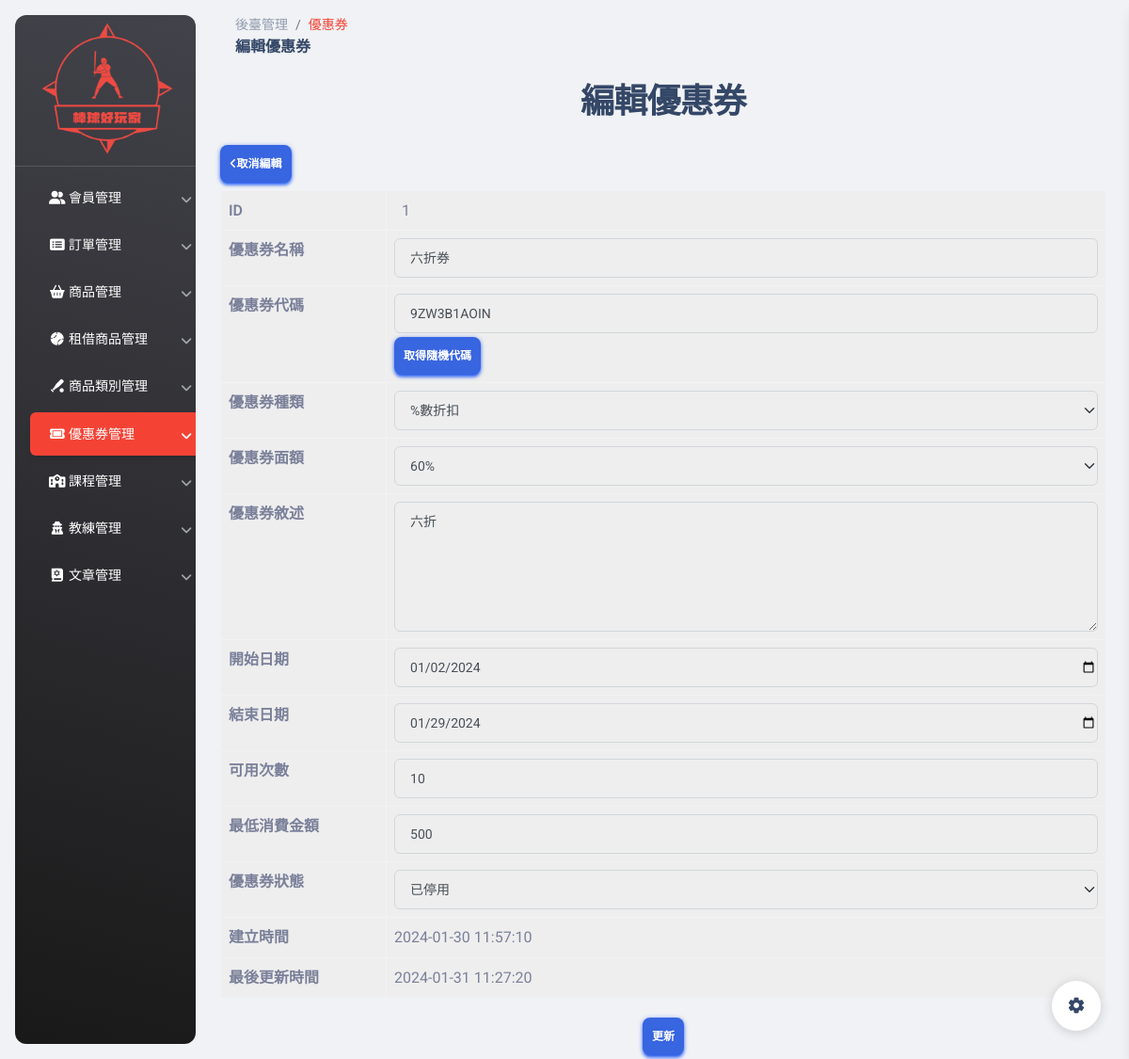
Page /pages/coupon-edit.php?id=1 on the committed database.
### tables this page shows
CREATE TABLE `coupon` (
  `id` int(3) NOT NULL,
  `name` varchar(255) NOT NULL,
  `description` varchar(255) NOT NULL,
  `option` varchar(30) NOT NULL,
  `time_start` date NOT NULL,
  `time_end` date NOT NULL,
  `discount` float NOT NULL,
  `coding` varchar(255) NOT NULL,
  `use_time` int(10) NOT NULL,
  `use_restrict` int(10) NOT NULL,
  `use_condition` varchar(20) NOT NULL,
  `update_time` datetime DEFAULT NULL,
  `created_at` datetime NOT NULL,
  `valid` int(1) NOT NULL
);

### pages/coupon-edit.php (the view, shortened to what this page needs)
<?php
$id = $_GET["id"];
require_once("./db_connect.php");
$sql = "SELECT * FROM coupon where id = $id and valid=1";
$result = $conn->query($sql);
$row = $result->fetch_assoc();
?>
<!DOCTYPE html>
<html lang="en">
<head>
  <link href="../assets/css/nucleo-icons.css" rel="stylesheet" />
  <link href="../assets/css/nucleo-svg.css" rel="stylesheet" />
  <link id="pagestyle" href="../assets/css/material-dashboard.css?v=3.0.0" rel="stylesheet" />
  <link rel="stylesheet" href="https://cdnjs.cloudflare.com/ajax/libs/font-awesome/6.5.1/css/all.min.css" />
  <link href="../assets/css/ader.css" rel="stylesheet" />
</head>
<body class="g-sidenav-show  bg-gray-200">
  <aside class="sidenav navbar navbar-vertical navbar-expand-xs border-0 border-radius-xl my-3 fixed-start ms-3   bg-gradient-dark" id="sidenav-main">
    <div class="sidenav-header">
      <img src=" ../assets/img/logo(5-3).png" class="navbar-brand-img h-100" alt="main_logo" usemap="#workmap">
    </div>
    <hr class="horizontal light mt-0 mb-2">
    <div class="collapse navbar-collapse  w-auto  max-height-vh-100" id="sidenav-collapse-main">
      <ul class="navbar-nav accordion" id="accordionExample">
        <li class="nav-item accordion-item">
          <div class="accordion-header">
            <button class="nav-link text-white accordion-button collapsed" type="button" data-bs-toggle="collapse" data-bs-target="#collapseOne" aria-expanded="false" aria-controls="collapseOne">
              <span class="nav-link-text ms-1"><i class="fa-solid fa-user-group fa-fw"></i> 會員管理</span>
            </button>
          </div>
        </li>
        <li class="nav-item accordion-item">
          <div class="accordion-header">
            <button class="nav-link text-white accordion-button collapsed" type="button" data-bs-toggle="collapse" data-bs-target="#collapseTwo" aria-expanded="false" aria-controls="collapseTwo">
              <span class="nav-link-text ms-1"><i class="fa-solid fa-rectangle-list fa-fw"></i> 訂單管理</span>
            </button>
          </div>
        </li>
        <li class="nav-item accordion-item">
          <div class="accordion-header">
            <button class="nav-link text-white accordion-button collapsed " type="button" data-bs-toggle="collapse" data-bs-target="#collapse8" aria-expanded="false" aria-controls="collapse8">
              <span class="nav-link-text ms-1"><i class="fa-solid fa-basket-shopping fa-fw"></i> 商品管理</span>
            </button>
          </div>
        </li>
        <li class="nav-item accordion-item">
          <div class="accordion-header  ">
            <button class="nav-link text-white accordion-button collapsed" type="button" data-bs-toggle="collapse" data-bs-target="#collapse3" aria-expanded="false" aria-controls="collapse3">
              <span class="nav-link-text ms-1"><i class="fa-solid fa-baseball fa-fw"></i> 租借商品管理</span>
            </button>
          </div>
        </li>
        <li class="nav-item accordion-item">
          <div class="accordion-header">
            <button class="nav-link text-white accordion-button collapsed " type="button" data-bs-toggle="collapse" data-bs-target="#collapse4" aria-expanded="false" aria-controls="collapse4">
              <span class="nav-link-text ms-1"><i class="fa-solid fa-baseball-bat-ball fa-fw"></i> 商品類別管理</span>
            </button>
          </div>
        </li>
        <li class="nav-item accordion-item">
          <div class="accordion-header">
            <button class="nav-link text-white accordion-button collapsed active bg-gradient-primary" type="button" data-bs-toggle="collapse" data-bs-target="#collapse5" aria-expanded="false" aria-controls="collapse5">
              <span class="nav-link-text ms-1"><i class="fa-solid fa-ticket fa-fw"></i> 優惠券管理</span>
            </button>
          </div>
        </li>
        <li class="nav-item accordion-item">
          <div class="accordion-header">
            <button class="nav-link text-white accordion-button collapsed " type="button" data-bs-toggle="collapse" data-bs-target="#collapse6" aria-expanded="false" aria-controls="collapse6">
              <span class="nav-link-text ms-1"><i class="fa-solid fa-school fa-fw"></i> 課程管理</span>
            </button>
          </div>
        </li>
        <li class="nav-item accordion-item">
          <div class="accordion-header">
            <button class="nav-link text-white accordion-button collapsed " type="button" data-bs-toggle="collapse" data-bs-target="#collapse9" aria-expanded="false" aria-controls="collapse9">
              <span class="nav-link-text ms-1"><i class="fa-solid fa-user-secret fa-fw"></i> 教練管理</span>
            </button>
          </div>
        </li>
        <li class="nav-item accordion-item">
          <div class="accordion-header">
            <button class="nav-link text-white accordion-button collapsed " type="button" data-bs-toggle="collapse" data-bs-target="#collapse7" aria-expanded="false" aria-controls="collapse7">
              <span class="nav-link-text ms-1"><i class="fa-solid fa-book-tanakh fa-fw"></i> 文章管理</span>
            </button>
          </div>
        </li>
      </ul>
    </div>
  </aside>
  <main class="main-content position-relative max-height-vh-100 h-100 border-radius-lg ">
    <nav class="navbar navbar-main navbar-expand-lg px-0 mx-4 shadow-none border-radius-xl" id="navbarBlur" navbar-scroll="true">
      <div class="container-fluid py-1 px-3">
        <nav aria-label="breadcrumb">
          <ol class="breadcrumb bg-transparent mb-0 pb-0 pt-1 px-0 me-sm-6 me-5">
            <li class="breadcrumb-item text-sm"><a class="opacity-5 text-dark" href="./firststage.php">後臺管理</a></li>
            <li class="breadcrumb-item text-sm text-dark active" aria-current="page">優惠券</li>
          </ol>
          <h6 class="font-weight-bolder mb-0">編輯優惠券</h6>
        </nav>
      </div>
    </nav>
    <div class="container">
      <form action="couponEdit.php" class="needs-validation" novalidate>
        <div class="py-2">
          <h2 class="text-center">編輯優惠券</h2>
        </div>
        <div class="py-2">
          <a type="button" class="btn btn-primary" href="./coupon-detail.php?id=<?= $row["id"] ?>"><i class="fa-solid fa-angle-left"></i>取消編輯</a>
        </div>
        <table class="table table-bordered">
          <tr>
            <th>ID</th>
            <td class="ps-3"><?= $row["id"] ?></td>
          </tr>
          <tr>
            <th>優惠券名稱</th>
            <td><input type="text" class="form-control ps-3" name="name" value="<?= $row["name"] ?>" required>
            </td>
          </tr>
          <tr>
            <th>優惠券代碼</th>
            <td><input type="text" class="form-control ps-3" name="coding" id="coding" minlength="10" value="<?= $row["coding"] ?>" required>
              <button type="button" class="btn btn-primary mt-1" id="btnRandom">取得隨機代碼</button>
            </td>
          </tr>
          <tr>
            <th>優惠券種類</th>
            <td><select class="form-select ps-3" name="option" id="option">
                <option value="%數折扣" id="percent" <?php
                                                  if ($row["option"] == "%數折扣") {
                                                    echo "selected";
                                                  }
                                                  ?>>%數折扣</option>
              </select></td>
          </tr>
          <tr>
            <th>優惠券面額</th>
            <td>
              <div id="option-detail-percent" <?php if ($row["option"] == "金額折扣") {
                                                echo "style=display:none";
                                              } ?>>
                <select class="form-select ps-3" name="option-detail" id="percent-detail">
                  <option value="0.6" <?php if ($row["discount"] == 0.6) {
                                        echo "selected";
                                      } ?>>60%</option>
                </select>
              </div>
            </td>
          </tr>
          <tr>
            <th>優惠券敘述</th>
            <td><textarea name="description" id="" cols="60" rows="5" class="form-control ps-3" required><?= $row["description"] ?></textarea>
            </td>
          </tr>
          <tr>
            <th>開始日期</th>
            <td><input type="date" name="start-time" id="timeStart" class="form-control ps-3" value="<?= $row["time_start"] ?>" required>
            </td>
          </tr>
          <tr>
            <th>結束日期</th>
            <td><input type="date" name="end-time" id="timeEnd" class="form-control ps-3" value="<?= $row["time_end"] ?>" required>
            </td>
          </tr>
          <tr>
            <th>可用次數</th>
            <td><input type="number" class="form-control ps-3" name="use-time" min="0" value="<?= $row["use_time"] ?>" required>
            </td>
          </tr>
          <tr>
            <th>最低消費金額</th>
            <td><input type="number" class="form-control ps-3" name="use-restrict" value="<?= $row["use_restrict"] ?>" required min="0">
            </td>
          </tr>
          <tr>
            <th>優惠券狀態</th>
            <td><select class="form-select ps-3" name="valid-option">
                <option value="已停用" id="cantUse" <?php if ($row["use_condition"] == "已停用") {
                                                    echo "selected";
                                                  } ?>>已停用</option>
              </select></td>
          </tr>
          <tr>
            <th>建立時間</th>
            <td>
              <?= $row["created_at"] ?>
            </td>
          </tr>
          <tr>
            <th>最後更新時間</th>
            <td>
              <?php
              if ($row["update_time"] != NULL) {
                echo $row["update_time"];
              } else {
                echo $row["created_at"];
              }
              ?>
            </td>
          </tr>
        </table>
        <div class="py-1 text-center">
          <button class="btn btn-primary" type="submit">更新</button>
        </div>
      </form>
    </div>
  </main>
  <div class="fixed-plugin">
    <a class="fixed-plugin-button text-dark position-fixed px-3 py-2">
      <i class="material-icons py-2">settings</i>
    </a>
  </div>
</body>
</html>

### assets/css/ader.css (style rules this page uses)
.navbar-vertical.navbar-expand-xs { max-width: 12rem !important; }
.navbar-vertical.navbar-expand-xs .navbar-collapse { height: calc(100vh - 200px) !important; }
@media (min-width: 576px) { .navbar-vertical.navbar-expand-xs .navbar-collapse { height: calc(100vh - 200px) !important; } }
@media (min-width: 768px) { .navbar-vertical.navbar-expand-xs .navbar-collapse { height: calc(100vh - 200px) !important; } }
@media (min-width: 992px) { .navbar-vertical.navbar-expand-xs .navbar-collapse { height: calc(100vh - 200px) !important; } }
@media (min-width: 1200px) { .sidenav.fixed-start + .main-content { margin-left: 13.125rem; } }
@media (min-width: 1200px) { .navbar-vertical.navbar-expand-xs .navbar-collapse { height: calc(100vh - 200px) !important; } }
.sidenav-header { height: 10rem; }
.navbar-vertical .navbar-brand > img, .navbar-vertical .navbar-brand-img { max-width: none; max-height: 18rem; position: fixed; top: -50px; left: -30px; }
.table tbody tr:last-child td { border-width: 0 1px !important; }
.btn { margin-bottom: 0; padding: 0.625rem; }
.btn-primary { color: #fff; background-color: #3865e0; border-color: #3865e0; }
.btn-primary, .btn.bg-gradient-primary { box-shadow: 0 3px 3px 0 #225af596, 0 3px 1px -2px #225af596, 0 1px 5px 0 #225af596; }
form { border-radius: 10px; }
table { background-color: #eee; }
.form-control { background-color: #eee; border: 1px solid #d2d6da; }
.bg-gradient-primary { background: #f44335 !important; }
.breadcrumb-item.text-dark.active { color: #f44335 !important; }

### rows in the picture
coupon: id "1", name "六折券", coding "9ZW3B1AOIN", option "%數折扣", option-detail "60%", description "六折", start-time "01/02/2024", end-time "01/29/2024", use-time "10", use-restrict "500", valid-option "已停用", created_at "2024-01-30 11:57:10", update_time "2024-01-31 11:27:20"
